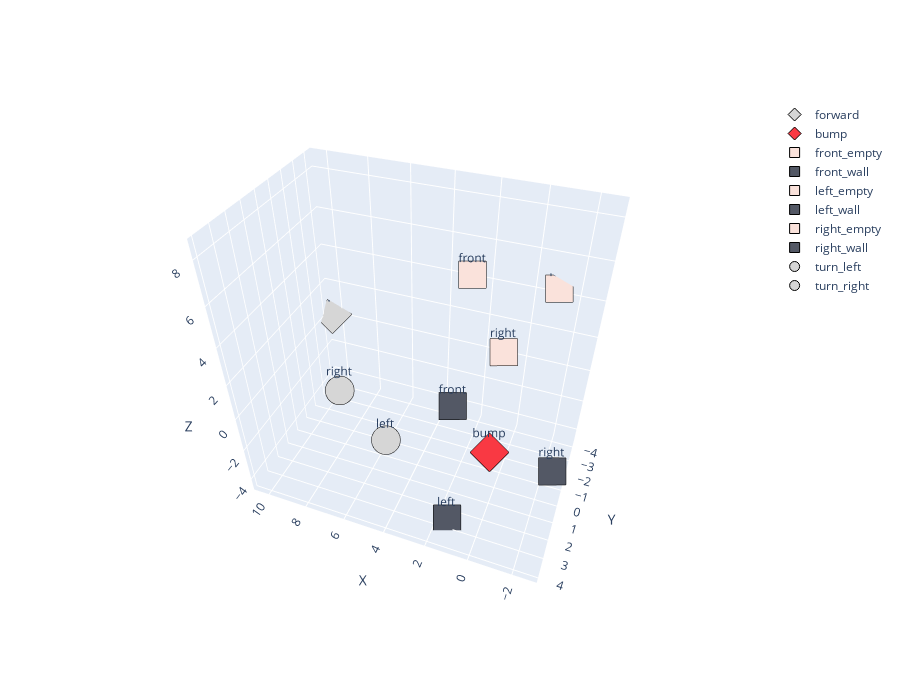

Notebook cell for this chart:
### Code cell
projected = project_token_embeddings_to_3D(model)
plotly_embedding(projected)

### Figure 1 — Plotly figure (JSON) as saved in the notebook; plotly's stock layout.template omitted (floating-point values rounded to 4 significant figures)
{"data": [{"marker": {"color": "#D6D6D6", "line": {"color": "black", "width": 1}, "size": 10, "symbol": "diamond"}, "mode": "markers+text", "name": "forward", "text": "forward", "textposition": "top center", "type": "scatter3d", "x": [10.42], "y": [-4.181], "z": [0.09845]}, {"marker": {"color": "#F93943", "line": {"color": "black", "width": 1}, "size": 10, "symbol": "diamond"}, "mode": "markers+text", "name": "bump", "text": "bump", "textposition": "top center", "type": "scatter3d", "x": [0.3245], "y": [0.4253], "z": [-1.912]}, {"marker": {"color": "#FAE2DB", "line": {"color": "black", "width": 1}, "size": 10, "symbol": "square"}, "mode": "markers+text", "name": "front_empty", "text": "front", "textposition": "top center", "type": "scatter3d", "x": [1.124], "y": [2.307], "z": [8.445]}, {"marker": {"color": "#535865", "line": {"color": "black", "width": 1}, "size": 10, "symbol": "square"}, "mode": "markers+text", "name": "front_wall", "text": "front", "textposition": "top center", "type": "scatter3d", "x": [1.09], "y": [3.99], "z": [3.968]}, {"marker": {"color": "#FAE2DB", "line": {"color": "black", "width": 1}, "size": 10, "symbol": "square"}, "mode": "markers+text", "name": "left_empty", "text": "left", "textposition": "top center", "type": "scatter3d", "x": [-1.023], "y": [-4.282], "z": [4.333]}, {"marker": {"color": "#535865", "line": {"color": "black", "width": 1}, "size": 10, "symbol": "square"}, "mode": "markers+text", "name": "left_wall", "text": "left", "textposition": "top center", "type": "scatter3d", "x": [1.484], "y": [2.784], "z": [-4.403]}, {"marker": {"color": "#FAE2DB", "line": {"color": "black", "width": 1}, "size": 10, "symbol": "square"}, "mode": "markers+text", "name": "right_empty", "text": "right", "textposition": "top center", "type": "scatter3d", "x": [-0.1383], "y": [2.043], "z": [5.317]}, {"marker": {"color": "#535865", "line": {"color": "black", "width": 1}, "size": 10, "symbol": "square"}, "mode": "markers+text", "name": "right_wall", "text": "right", "textposition": "top center", "type": "scatter3d", "x": [-2.67], "y": [2.645], "z": [0.5027]}, {"marker": {"color": "#D6D6D6", "line": {"color": "black", "width": 1}, "size": 10, "symbol": "circle"}, "mode": "markers+text", "name": "turn_left", "text": "left", "textposition": "top center", "type": "scatter3d", "x": [5.2], "y": [1.029], "z": [-2.375]}, {"marker": {"color": "#D6D6D6", "line": {"color": "black", "width": 1}, "size": 10, "symbol": "circle"}, "mode": "markers+text", "name": "turn_right", "text": "right", "textposition": "top center", "type": "scatter3d", "x": [6.186], "y": [3.055], "z": [2.239]}], "layout": {"height": 700, "scene": {"aspectmode": "auto", "aspectratio": {"x": 1.172, "y": 0.741, "z": 1.151}, "camera": {"center": {"x": 0, "y": 0, "z": 0}, "eye": {"x": -0.6284, "y": 1.649, "z": 1.479}, "projection": {"type": "perspective"}, "up": {"x": 0, "y": 0, "z": 1}}, "xaxis": {"title": {"text": "X"}, "type": "linear"}, "yaxis": {"title": {"text": "Y"}, "type": "linear"}, "zaxis": {"title": {"text": "Z"}, "type": "linear"}}, "width": 900}}
